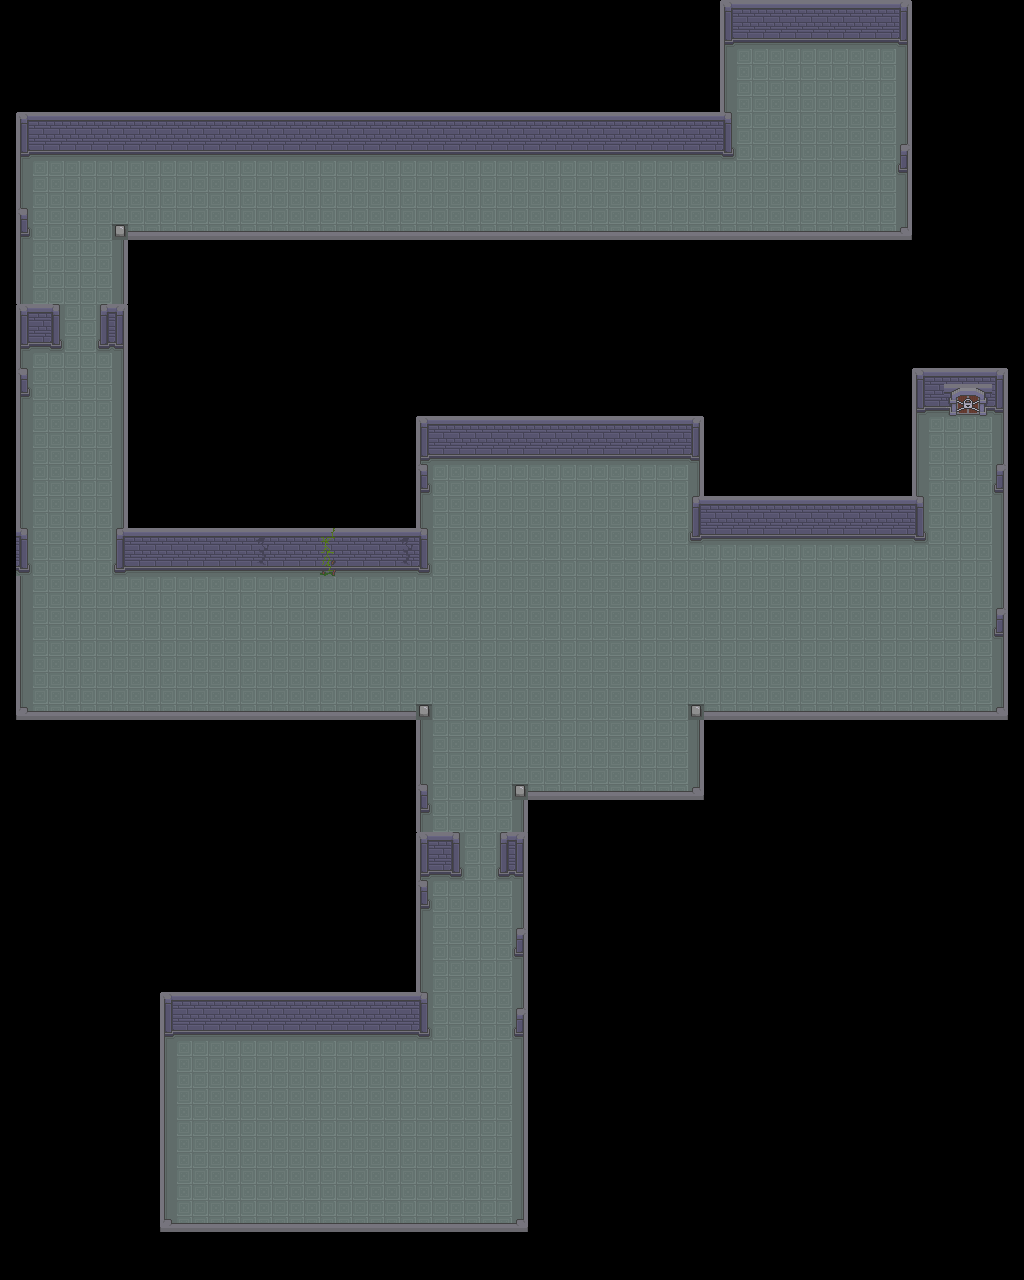

This game map was drawn from its Tiled (.tmx) file and the tilesets committed beside it. A one-line description and the trimmed map source follow:
An orthogonal 64x80 tile map with 16x16 px tiles, 4 tile layers (ground, obj, ground2, ground3) and 215 objects (11x resistor, 4x control_pannel, arquimedes, player, door, ...).

<map version="1.10" tiledversion="1.11.2" orientation="orthogonal" renderorder="right-down" width="64" height="80" tilewidth="16" tileheight="16" infinite="0" nextlayerid="14" nextobjectid="217">
 <tileset firstgid="1" name="Dungeon_Tileset" tilewidth="16" tileheight="16" tilecount="156" columns="12">
  <image source="../../images/Top_Down_Adventure_Pack_v.1.0/Dungeon_Tileset.png" width="192" height="208" />
 </tileset>
 <layer id="13" name="ground" width="64" height="80">
  <data>[5120 cells, 1656 non-empty, 1 distinct tile ids]</data>
 </layer>
 <layer id="12" name="obj" width="64" height="80">
  <data>[5120 cells, 702 non-empty, 40 distinct tile ids]</data>
 </layer>
 <objectgroup id="11" name="fall_ground">
  <object id="26" gid="142" x="432" y="960" width="16" height="16" />
  <object id="27" gid="142" x="448" y="960" width="16" height="16" />
  <object id="28" gid="142" x="464" y="960" width="16" height="16" />
  <object id="29" gid="142" x="480" y="944" width="16" height="16" />
  <object id="30" gid="142" x="480" y="960" width="16" height="16" />
  <object id="31" gid="142" x="400" y="1216" width="16" height="16" />
  <object id="32" gid="142" x="400" y="1184" width="16" height="16" />
  <object id="33" gid="142" x="400" y="1168" width="16" height="16" />
  <object id="34" gid="142" x="400" y="1168" width="16" height="16" />
  <object id="35" gid="142" x="416" y="1152" width="16" height="16" />
  <object id="36" gid="142" x="432" y="1152" width="16" height="16" />
  <object id="37" gid="142" x="448" y="1152" width="16" height="16" />
  <object id="38" gid="142" x="464" y="1152" width="16" height="16" />
  <object id="39" gid="142" x="464" y="1152" width="16" height="16" />
  <object id="40" gid="142" x="400" y="1152" width="16" height="16" />
  <object id="41" gid="142" x="336" y="1072" width="16" height="16" />
  <object id="42" gid="142" x="336" y="1104" width="16" height="16" />
  <object id="43" gid="142" x="336" y="1120" width="16" height="16" />
  <object id="44" gid="142" x="336" y="1120" width="16" height="16" />
  <object id="45" gid="142" x="336" y="1104" width="16" height="16" />
  <object id="46" gid="142" x="336" y="1088" width="16" height="16" />
  <object id="47" gid="142" x="336" y="1056" width="16" height="16" />
  <object id="48" gid="142" x="224" y="592" width="16" height="16" />
  <object id="49" gid="142" x="240" y="624" width="16" height="16" />
  <object id="50" gid="142" x="224" y="640" width="16" height="16" />
  <object id="51" gid="142" x="224" y="640" width="16" height="16" />
  <object id="52" gid="142" x="208" y="640" width="16" height="16" />
  <object id="53" gid="142" x="192" y="640" width="16" height="16" />
  <object id="54" gid="142" x="176" y="640" width="16" height="16" />
  <object id="55" gid="142" x="160" y="640" width="16" height="16" />
  <object id="56" gid="142" x="160" y="640" width="16" height="16" />
  <object id="57" gid="142" x="144" y="640" width="16" height="16" />
  <object id="58" gid="142" x="144" y="624" width="16" height="16" />
  <object id="59" gid="142" x="240" y="608" width="16" height="16" />
  <object id="60" gid="142" x="96" y="704" width="16" height="16" />
  <object id="61" gid="142" x="96" y="688" width="16" height="16" />
  <object id="62" gid="142" x="96" y="688" width="16" height="16" />
  <object id="63" gid="142" x="96" y="656" width="16" height="16" />
  <object id="64" gid="142" x="96" y="672" width="16" height="16" />
  <object id="65" gid="142" x="32" y="512" width="16" height="16" />
  <object id="66" gid="142" x="48" y="512" width="16" height="16" />
  <object id="67" gid="142" x="64" y="512" width="16" height="16" />
  <object id="68" gid="142" x="64" y="512" width="16" height="16" />
  <object id="69" gid="142" x="96" y="464" width="16" height="16" />
  <object id="70" gid="142" x="80" y="464" width="16" height="16" />
  <object id="71" gid="142" x="64" y="464" width="16" height="16" />
  <object id="72" gid="142" x="64" y="464" width="16" height="16" />
  <object id="73" gid="142" x="32" y="416" width="16" height="16" />
  <object id="74" gid="142" x="48" y="416" width="16" height="16" />
  <object id="75" gid="142" x="64" y="416" width="16" height="16" />
  <object id="76" gid="142" x="64" y="416" width="16" height="16" />
  <object id="77" gid="142" x="48" y="368" width="16" height="16" />
  <object id="78" gid="142" x="64" y="368" width="16" height="16" />
  <object id="79" gid="142" x="64" y="368" width="16" height="16" />
  <object id="80" gid="142" x="48" y="368" width="16" height="16" />
  <object id="81" gid="142" x="32" y="368" width="16" height="16" />
  <object id="82" gid="142" x="144" y="176" width="16" height="16" />
  <object id="83" gid="142" x="144" y="176" width="16" height="16" />
  <object id="84" gid="142" x="144" y="192" width="16" height="16" />
  <object id="85" gid="142" x="144" y="208" width="16" height="16" />
  <object id="86" gid="142" x="208" y="224" width="16" height="16" />
  <object id="87" gid="142" x="208" y="224" width="16" height="16" />
  <object id="88" gid="142" x="208" y="208" width="16" height="16" />
  <object id="89" gid="142" x="304" y="176" width="16" height="16" />
  <object id="90" gid="142" x="304" y="192" width="16" height="16" />
  <object id="91" gid="142" x="304" y="208" width="16" height="16" />
  <object id="92" gid="142" x="320" y="208" width="16" height="16" />
  <object id="93" gid="142" x="320" y="208" width="16" height="16" />
  <object id="94" gid="142" x="336" y="208" width="16" height="16" />
  <object id="95" gid="142" x="352" y="208" width="16" height="16" />
  <object id="96" gid="142" x="352" y="208" width="16" height="16" />
  <object id="97" gid="142" x="368" y="208" width="16" height="16" />
  <object id="98" gid="142" x="368" y="208" width="16" height="16" />
  <object id="99" gid="142" x="368" y="208" width="16" height="16" />
  <object id="100" gid="142" x="384" y="208" width="16" height="16" />
  <object id="101" gid="142" x="464" y="176" width="16" height="16" />
  <object id="102" gid="142" x="464" y="192" width="16" height="16" />
  <object id="103" gid="142" x="464" y="192" width="16" height="16" />
  <object id="104" gid="142" x="464" y="208" width="16" height="16" />
  <object id="105" gid="142" x="640" y="176" width="16" height="16" />
  <object id="106" gid="142" x="640" y="192" width="16" height="16" />
  <object id="107" gid="142" x="672" y="192" width="16" height="16" />
  <object id="108" gid="142" x="688" y="192" width="16" height="16" />
  <object id="109" gid="142" x="704" y="192" width="16" height="16" />
  <object id="110" gid="142" x="720" y="192" width="16" height="16" />
  <object id="111" gid="142" x="736" y="192" width="16" height="16" />
  <object id="112" gid="142" x="656" y="192" width="16" height="16" />
  <object id="113" gid="142" x="656" y="192" width="16" height="16" />
  <object id="114" gid="142" x="816" y="192" width="16" height="16" />
  </objectgroup>
 <objectgroup id="10" name="npc">
  <!-- 1 objects omitted --></objectgroup>
 <objectgroup id="9" name="player">
  <!-- 1 objects omitted --></objectgroup>
 <objectgroup id="8" name="iron_gate">
  <!-- 4 objects omitted --></objectgroup>
 <objectgroup id="7" name="door">
  <!-- 1 objects omitted --></objectgroup>
 <objectgroup id="6" name="attention_point" />
 <objectgroup id="5" name="attention_points" />
 <objectgroup id="4" name="areas_dialog">
  <!-- 1 objects omitted --></objectgroup>
 <objectgroup id="3" name="itens">
  <!-- 16 objects omitted --></objectgroup>
 <layer id="2" name="ground2" width="64" height="80">
  <data>[5120 cells, 0 non-empty, 0 distinct tile ids]</data>
 </layer>
 <layer id="1" name="ground3" width="64" height="80">
  <data>[5120 cells, 0 non-empty, 0 distinct tile ids]</data>
 </layer>
</map>
<!-- 126 of 215 objects omitted -->
